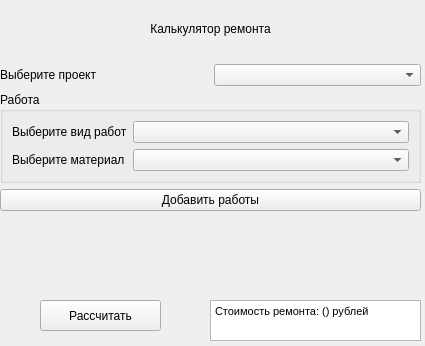
<?xml version="1.0" encoding="UTF-8"?>
<ui version="4.0">
 <class>CountForm</class>
 <widget class="QWidget" name="CountForm">
  <property name="geometry">
   <rect>
    <x>0</x>
    <y>0</y>
    <width>425</width>
    <height>346</height>
   </rect>
  </property>
  <property name="windowTitle">
   <string>Form</string>
  </property>
  <widget class="QPushButton" name="pushButton_2">
   <property name="geometry">
    <rect>
     <x>40</x>
     <y>300</y>
     <width>121</width>
     <height>31</height>
    </rect>
   </property>
   <property name="text">
    <string>Рассчитать</string>
   </property>
  </widget>
  <widget class="QTextBrowser" name="textBrowser">
   <property name="geometry">
    <rect>
     <x>210</x>
     <y>300</y>
     <width>211</width>
     <height>41</height>
    </rect>
   </property>
   <property name="html">
    <string>&lt;!DOCTYPE HTML PUBLIC &quot;-//W3C//DTD HTML 4.0//EN&quot; &quot;http://www.w3.org/TR/REC-html40/strict.dtd&quot;&gt;
&lt;html&gt;&lt;head&gt;&lt;meta name=&quot;qrichtext&quot; content=&quot;1&quot; /&gt;&lt;style type=&quot;text/css&quot;&gt;
p, li { white-space: pre-wrap; }
&lt;/style&gt;&lt;/head&gt;&lt;body style=&quot; font-family:'MS Shell Dlg 2'; font-size:8.25pt; font-weight:400; font-style:normal;&quot;&gt;
&lt;p style=&quot; margin-top:0px; margin-bottom:0px; margin-left:0px; margin-right:0px; -qt-block-indent:0; text-indent:0px;&quot;&gt;Стоимость ремонта: () рублей&lt;/p&gt;&lt;/body&gt;&lt;/html&gt;</string>
   </property>
  </widget>
  <widget class="QWidget" name="">
   <property name="geometry">
    <rect>
     <x>0</x>
     <y>0</y>
     <width>421</width>
     <height>211</height>
    </rect>
   </property>
   <layout class="QVBoxLayout" name="verticalLayout">
    <item>
     <widget class="QLabel" name="label">
      <property name="text">
       <string>Калькулятор ремонта</string>
      </property>
      <property name="alignment">
       <set>Qt::AlignCenter</set>
      </property>
     </widget>
    </item>
    <item>
     <layout class="QHBoxLayout" name="horizontalLayout">
      <item>
       <widget class="QLabel" name="label_2">
        <property name="text">
         <string>Выберите проект</string>
        </property>
       </widget>
      </item>
      <item>
       <widget class="QComboBox" name="comboBox"/>
      </item>
     </layout>
    </item>
    <item>
     <widget class="QGroupBox" name="groupBox">
      <property name="title">
       <string>Работа</string>
      </property>
      <layout class="QFormLayout" name="formLayout">
       <item row="0" column="0">
        <widget class="QLabel" name="label_3">
         <property name="text">
          <string>Выберите вид работ</string>
         </property>
        </widget>
       </item>
       <item row="0" column="1">
        <widget class="QComboBox" name="comboBox_2"/>
       </item>
       <item row="1" column="0">
        <widget class="QLabel" name="label_4">
         <property name="text">
          <string>Выберите материал</string>
         </property>
        </widget>
       </item>
       <item row="1" column="1">
        <widget class="QComboBox" name="comboBox_3"/>
       </item>
      </layout>
     </widget>
    </item>
    <item>
     <widget class="QPushButton" name="pushButton">
      <property name="text">
       <string>Добавить работы</string>
      </property>
     </widget>
    </item>
   </layout>
  </widget>
 </widget>
 <resources/>
 <connections/>
</ui>
